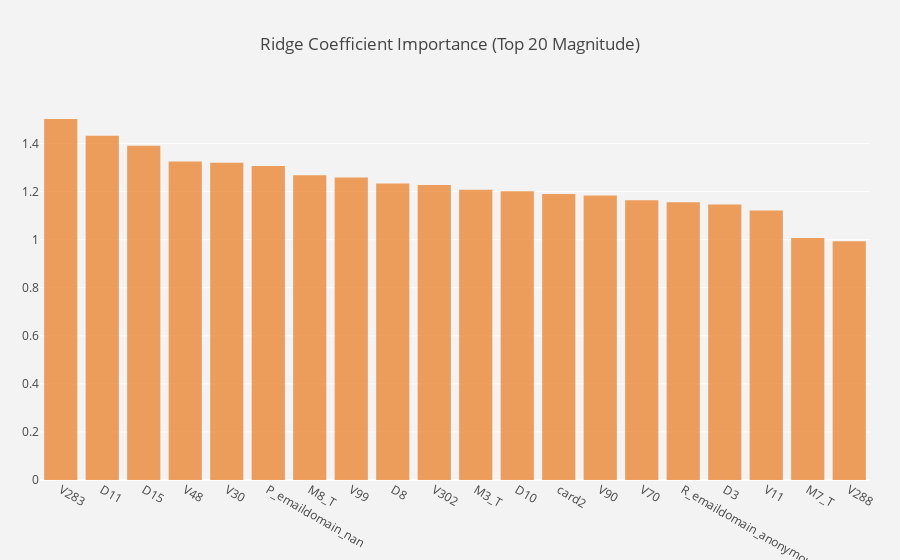

Notebook cell for this chart:
### Code cell
layout = go.Layout(
autosize=True,
title='Ridge Coefficient Importance (Top 20 Magnitude)',
yaxis=dict(
    autorange=True,
    showgrid=True,
    zeroline=True,
    dtick=0,
    gridcolor='rgb(255, 255, 255)',
    gridwidth=1,
    zerolinecolor='rgb(255, 255, 255)',
    zerolinewidth=2,
),
margin=dict(
    l=40,
    r=30,
    b=80,
    t=100,
),
paper_bgcolor='rgb(243, 243, 243)',
plot_bgcolor='rgb(243, 243, 243)',
showlegend=False
)

fig = go.Figure(layout=layout)

fig.add_trace(go.Bar(x = cols[:20], y = abs_coefs[:20], marker_color = 'rgba(234, 131, 46, 0.77)'))

fig.show()

### Figure 1 — Plotly figure (JSON) as saved in the notebook; plotly's stock layout.template omitted (floating-point values rounded to 4 significant figures)
{"data": [{"marker": {"color": "rgba(234, 131, 46, 0.77)"}, "type": "bar", "uid": "95eb52d1-cff0-46e5-81f8-0c24db44daa6", "x": ["V283", "D11", "D15", "V48", "V30", "P_emaildomain_nan", "M8_T", "V99", "D8", "V302", "M3_T", "D10", "card2", "V90", "V70", "R_emaildomain_anonymous.com", "D3", "V11", "M7_T", "V288"], "y": [1.502, 1.432, 1.391, 1.325, 1.32, 1.307, 1.268, 1.258, 1.234, 1.227, 1.208, 1.201, 1.19, 1.184, 1.164, 1.155, 1.146, 1.122, 1.007, 0.9937]}], "layout": {"autosize": true, "margin": {"b": 80, "l": 40, "r": 30, "t": 100}, "paper_bgcolor": "rgb(243, 243, 243)", "plot_bgcolor": "rgb(243, 243, 243)", "showlegend": false, "title": {"text": "Ridge Coefficient Importance (Top 20 Magnitude)"}, "xaxis": {"autorange": true, "range": [-0.5, 19.5], "type": "category"}, "yaxis": {"autorange": true, "dtick": 0, "gridcolor": "rgb(255, 255, 255)", "gridwidth": 1, "range": [0, 1.581], "showgrid": true, "type": "linear", "zeroline": true, "zerolinecolor": "rgb(255, 255, 255)", "zerolinewidth": 2}}}
